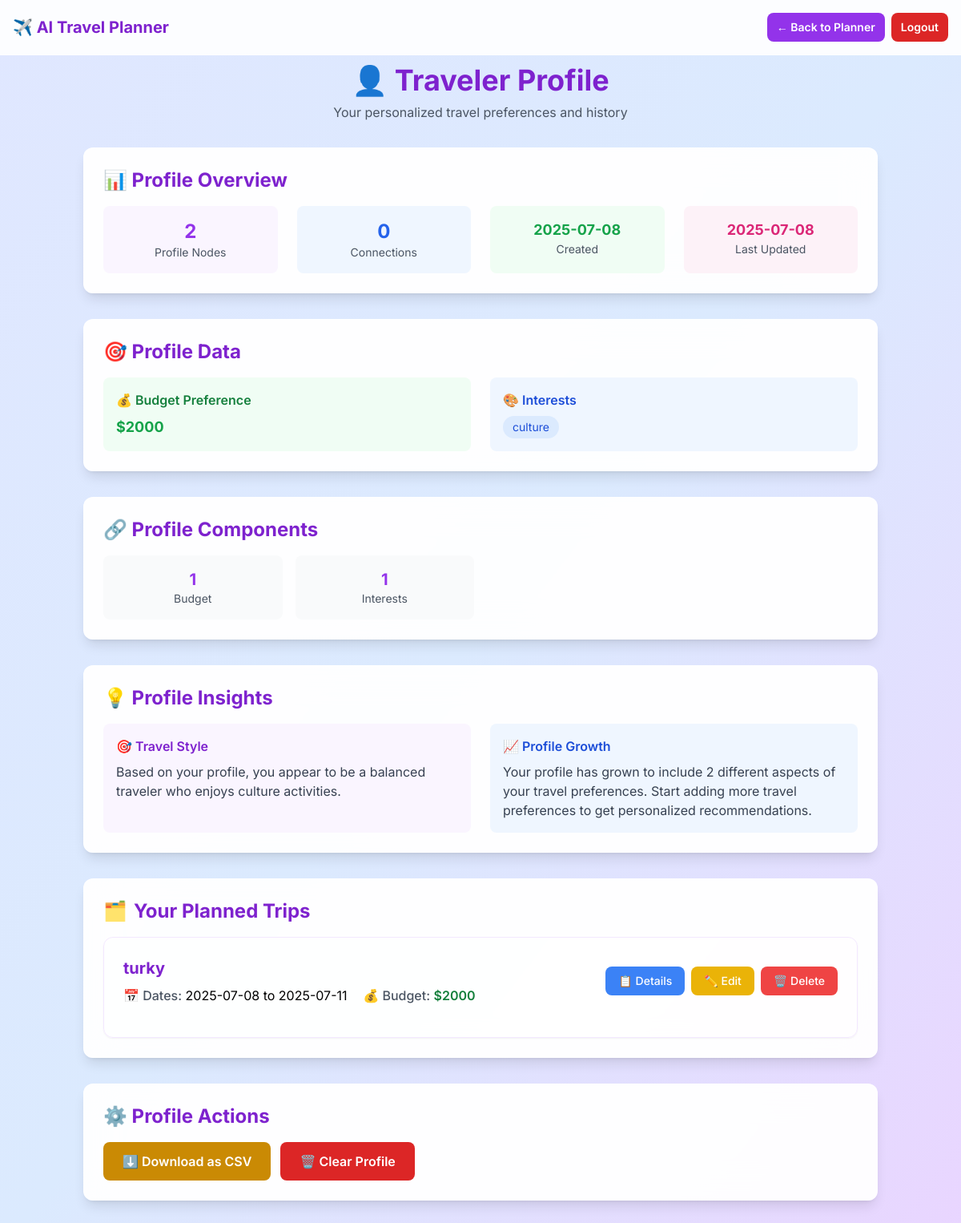
The page /profile (signed in) on the database its author committed.
### traveler_planner.py (models this page shows)
class TravelerProfile(db.Model):
    id = db.Column(db.Integer, primary_key=True)
    user_id = db.Column(db.Integer, db.ForeignKey('user.id'), nullable=False)
    budget = db.Column(db.String(50))
    interests = db.Column(db.String(200))  # Comma-separated
    preferences = db.Column(db.String(200))

class TravelPlan(db.Model):
    id = db.Column(db.Integer, primary_key=True)
    user_id = db.Column(db.Integer, db.ForeignKey('user.id'), nullable=False)
    destination = db.Column(db.String(100))
    departure_city = db.Column(db.String(100))
    checkin_date = db.Column(db.String(20))
    checkout_date = db.Column(db.String(20))
    days = db.Column(db.Integer)
    budget = db.Column(db.String(50))
    preferences = db.Column(db.String(200))
    itinerary = db.Column(db.Text)  # Store as JSON string
    created_at = db.Column(db.DateTime, default=db.func.current_timestamp())

### traveler_planner.py (the view)
@app.route("/profile")
@login_required
def view_profile():
    user_id = session.get('user_id')
    sync_profile_from_database(user_id)
    profile_summary = traveler_profiles.get_profile_summary(str(user_id))
    user_plans = TravelPlan.query.filter_by(user_id=user_id).order_by(TravelPlan.created_at.desc()).all()
    plans_with_details = []
    for plan in user_plans:
        details = {}
        try:
            details = json.loads(plan.itinerary) if plan.itinerary else {}
        except Exception as e:
            print(f"[DEBUG] Error parsing itinerary for plan {plan.id}: {e}")
            details = {}
        print(f"[DEBUG] Plan ID: {plan.id}, Details: {details}")
        plans_with_details.append({'plan': plan, 'details': details})
    return render_template("profile.html", profile_summary=profile_summary, plans_with_details=plans_with_details)

### traveler_planner.py (called while the page is built)
def login_required(f):
    @wraps(f)
    def decorated_function(*args, **kwargs):
        if 'user_id' not in session:
            flash('Please log in to access this page.', 'error')
            return redirect(url_for('login'))
        return f(*args, **kwargs)
    return decorated_function

def sync_profile_from_database(user_id):
    db_profile = TravelerProfile.query.filter_by(user_id=user_id).first()
    if not db_profile:
        return
    if str(user_id) not in traveler_profiles.profiles:
        traveler_profiles.create_profile(str(user_id))
    if db_profile.budget:
        traveler_profiles.update_budget_profile(str(user_id), db_profile.budget)
    if db_profile.interests:
        interests = [interest.strip() for interest in db_profile.interests.split(',') if interest.strip()]
        traveler_profiles.update_interests_profile(str(user_id), interests)

### traveler_profile.py (called while the page is built)
    def update_budget_profile(self, user_id: str, budget_range: str, preferred_currency: str = "USD") -> str:
        budget_data = {
            'budget_range': budget_range,
            'currency': preferred_currency,
            'last_updated': datetime.now().isoformat()
        }
        existing_budget = None
        for node_id, node_info in self.profiles.get(user_id, {}).get('nodes', {}).items():
            if node_info['type'] == 'budget':
                existing_budget = node_id
                break
        if existing_budget:
            self.profiles[user_id]['nodes'][existing_budget]['data'].update(budget_data)
            return existing_budget
        else:
            return self.add_node(user_id, 'budget', budget_data)

    def update_interests_profile(self, user_id: str, interests: List[str]) -> str:
        interests_data = {
            'interests': interests,
            'count': len(interests),
            'last_updated': datetime.now().isoformat()
        }
        existing_interests = None
        for node_id, node_info in self.profiles.get(user_id, {}).get('nodes', {}).items():
            if node_info['type'] == 'interests':
                existing_interests = node_id
                break
        if existing_interests:
            self.profiles[user_id]['nodes'][existing_interests]['data'].update(interests_data)
            return existing_interests
        else:
            return self.add_node(user_id, 'interests', interests_data)

### templates/profile.html (shortened to what this page needs)
<!DOCTYPE html>
<html lang="en">
<head>
  <script src="https://cdn.tailwindcss.com"></script>
</head>
<body class="bg-gradient-to-br from-indigo-100 via-blue-100 to-purple-200 font-[Inter] min-h-screen">
  <div class="fixed top-0 left-0 right-0 z-30 p-2 sm:p-4 flex flex-wrap items-center justify-between gap-1 sm:gap-2 bg-white/90 backdrop-blur-sm border-b border-white/20">
    <div class="flex items-center gap-1 sm:gap-2">
      <h1 class="text-base sm:text-lg md:text-xl font-bold text-purple-700">✈️ AI Travel Planner</h1>
    </div>
    <div class="flex items-center gap-1 sm:gap-2">
      <a href="/" class="px-2 sm:px-3 py-1.5 sm:py-2 bg-purple-600 hover:bg-purple-700 text-white rounded-lg font-semibold text-xs sm:text-sm">← Back to Planner</a>
      <a href="/logout" class="px-2 sm:px-3 py-1.5 sm:py-2 bg-red-600 hover:bg-red-700 text-white rounded-lg font-semibold text-xs sm:text-sm">Logout</a>
    </div>
  </div>
  <div class="container mx-auto px-2 sm:px-4 py-4 sm:py-8 pt-16 sm:pt-20">
    <div class="text-center mb-4 sm:mb-6 md:mb-8">
      <h1 class="text-2xl sm:text-3xl md:text-4xl font-bold text-purple-700 mb-2">
        👤 Traveler Profile
      </h1>
      <p class="text-gray-600 text-xs sm:text-sm md:text-base">Your personalized travel preferences and history</p>
    </div>
    {% if profile_summary %}
    <div class="glass-effect rounded-lg sm:rounded-xl shadow-lg p-3 sm:p-4 md:p-6 mb-4 sm:mb-6 md:mb-8">
      <h2 class="text-lg sm:text-xl md:text-2xl font-bold text-purple-700 mb-2 sm:mb-3 md:mb-4">📊 Profile Overview</h2>
      <div class="grid grid-cols-2 md:grid-cols-4 gap-2 sm:gap-3 md:gap-6">
        <div class="text-center p-2 sm:p-3 md:p-4 bg-purple-50 rounded-lg">
          <div class="text-lg sm:text-xl md:text-2xl font-bold text-purple-600">{{ profile_summary.node_count }}</div>
          <div class="text-xs sm:text-sm text-gray-600">Profile Nodes</div>
        </div>
        <div class="text-center p-2 sm:p-3 md:p-4 bg-blue-50 rounded-lg">
          <div class="text-lg sm:text-xl md:text-2xl font-bold text-blue-600">{{ profile_summary.edge_count }}</div>
          <div class="text-xs sm:text-sm text-gray-600">Connections</div>
        </div>
        <div class="text-center p-2 sm:p-3 md:p-4 bg-green-50 rounded-lg">
          <div class="text-xs sm:text-sm md:text-lg font-bold text-green-600">{{ profile_summary.created_at[:10] }}</div>
          <div class="text-xs sm:text-sm text-gray-600">Created</div>
        </div>
        <div class="text-center p-2 sm:p-3 md:p-4 bg-pink-50 rounded-lg">
          <div class="text-xs sm:text-sm md:text-lg font-bold text-pink-600">{{ profile_summary.last_updated[:10] }}</div>
          <div class="text-xs sm:text-sm text-gray-600">Last Updated</div>
        </div>
      </div>
    </div>
    <div class="glass-effect rounded-lg sm:rounded-xl shadow-lg p-3 sm:p-4 md:p-6 mb-4 sm:mb-6 md:mb-8">
      <h2 class="text-lg sm:text-xl md:text-2xl font-bold text-purple-700 mb-2 sm:mb-3 md:mb-4">🎯 Profile Data</h2>
      <div class="grid grid-cols-1 md:grid-cols-2 gap-3 sm:gap-4 md:gap-6">
        {% if profile_summary.profile_data.budget %}
        <div class="p-2 sm:p-3 md:p-4 bg-green-50 rounded-lg">
          <h3 class="font-semibold text-green-700 mb-1 sm:mb-2 text-xs sm:text-sm md:text-base">💰 Budget Preference</h3>
          <p class="text-sm sm:text-base md:text-lg font-bold text-green-600">{{ profile_summary.profile_data.budget }}</p>
        </div>
        {% endif %}
        {% if profile_summary.profile_data.interests %}
        <div class="p-2 sm:p-3 md:p-4 bg-blue-50 rounded-lg">
          <h3 class="font-semibold text-blue-700 mb-1 sm:mb-2 text-xs sm:text-sm md:text-base">🎨 Interests</h3>
          <div class="flex flex-wrap gap-1 sm:gap-2">
            {% for interest in profile_summary.profile_data.interests %}
            <span class="px-1 sm:px-2 md:px-3 py-1 bg-blue-100 text-blue-700 rounded-full text-xs sm:text-sm">{{ interest }}</span>
            {% endfor %}
          </div>
        </div>
        {% endif %}
      </div>
    </div>
    <div class="glass-effect rounded-lg sm:rounded-xl shadow-lg p-3 sm:p-4 md:p-6 mb-4 sm:mb-6 md:mb-8">
      <h2 class="text-lg sm:text-xl md:text-2xl font-bold text-purple-700 mb-2 sm:mb-3 md:mb-4">🔗 Profile Components</h2>
      <div class="grid grid-cols-2 md:grid-cols-4 gap-2 sm:gap-3 md:gap-4">
        {% for node_type, count in profile_summary.node_types.items() %}
        <div class="text-center p-2 sm:p-3 md:p-4 bg-gray-50 rounded-lg">
          <div class="text-sm sm:text-lg md:text-xl font-bold text-purple-600">{{ count }}</div>
          <div class="text-xs sm:text-sm text-gray-600 capitalize">{{ node_type.replace('_', ' ') }}</div>
        </div>
        {% endfor %}
      </div>
    </div>
    <div class="glass-effect rounded-lg sm:rounded-xl shadow-lg p-3 sm:p-4 md:p-6 mb-4 sm:mb-6 md:mb-8">
      <h2 class="text-lg sm:text-xl md:text-2xl font-bold text-purple-700 mb-2 sm:mb-3 md:mb-4">💡 Profile Insights</h2>
      <div class="grid grid-cols-1 md:grid-cols-2 gap-3 sm:gap-4 md:gap-6">
        <div class="p-2 sm:p-3 md:p-4 bg-purple-50 rounded-lg">
          <h3 class="font-semibold text-purple-700 mb-1 sm:mb-2 text-xs sm:text-sm md:text-base">🎯 Travel Style</h3>
          <p class="text-gray-700 text-xs sm:text-sm md:text-base">
            Based on your profile, you appear to be a
            {% if profile_summary.profile_data.budget and '1000' in profile_summary.profile_data.budget %}
              budget-conscious traveler
            {% elif profile_summary.profile_data.budget and '5000' in profile_summary.profile_data.budget %}
              luxury traveler
            {% else %}
              balanced traveler
            {% endif %}
            {% if profile_summary.profile_data.interests %}
              who enjoys {{ profile_summary.profile_data.interests[0]|lower }} activities.
            {% else %}
              with diverse interests.
            {% endif %}
          </p>
        </div>
        <div class="p-2 sm:p-3 md:p-4 bg-blue-50 rounded-lg">
          <h3 class="font-semibold text-blue-700 mb-1 sm:mb-2 text-xs sm:text-sm md:text-base">📈 Profile Growth</h3>
          <p class="text-gray-700 text-xs sm:text-sm md:text-base">
            Your profile has grown to include {{ profile_summary.node_count }} different aspects of your travel preferences.
            {% if profile_summary.node_count > 5 %}
              This comprehensive profile helps us provide highly personalized recommendations!
            {% elif profile_summary.node_count > 2 %}
              Keep adding more preferences to get even better recommendations.
            {% else %}
              Start adding more travel preferences to get personalized recommendations.
            {% endif %}
          </p>
        </div>
      </div>
    </div>
    {% if plans_with_details and plans_with_details|length > 0 %}
      <div class="glass-effect rounded-lg sm:rounded-xl shadow-lg p-3 sm:p-4 md:p-6 mb-4 sm:mb-6 md:mb-8">
        <h2 class="text-lg sm:text-xl md:text-2xl font-bold text-purple-700 mb-2 sm:mb-3 md:mb-4 flex items-center">
          <span class="mr-2">🗂️</span> Your Planned Trips
        </h2>
        <div class="space-y-3 sm:space-y-4 md:space-y-6">
          {% for item in plans_with_details %}
            <div class="bg-white/50 rounded-lg sm:rounded-xl p-3 sm:p-4 md:p-6 shadow-sm border border-purple-100">
              <div class="flex flex-col sm:flex-row sm:items-center sm:justify-between gap-2 sm:gap-3 mb-3 sm:mb-4">
                <div class="flex-1">
                  <h3 class="text-base sm:text-lg md:text-xl font-bold text-purple-700 mb-1 sm:mb-2">{{ item.plan.destination }}</h3>
                  <div class="grid grid-cols-1 sm:grid-cols-2 gap-1 sm:gap-2 text-xs sm:text-sm md:text-base">
                    <div><span class="font-medium text-gray-600">📅 Dates:</span> {{ item.plan.checkin_date }} to {{ item.plan.checkout_date }}</div>
                    <div><span class="font-medium text-gray-600">💰 Budget:</span> <span class="text-green-700 font-semibold">{{ item.plan.budget }}</span></div>
                  </div>
                </div>
                <div class="flex flex-wrap gap-1 sm:gap-2">
                  <button type="button" onclick="toggleDetails({{ loop.index0 }})" class="px-2 sm:px-3 md:px-4 py-1.5 sm:py-2 bg-blue-500 hover:bg-blue-600 text-white rounded-lg text-xs sm:text-sm font-medium transition-colors min-h-[32px] touch-manipulation">
                    📋 Details
                  </button>
                  <a href="/plan/{{ item.plan.id }}/edit" class="px-2 sm:px-3 md:px-4 py-1.5 sm:py-2 bg-yellow-500 hover:bg-yellow-600 text-white rounded-lg text-xs sm:text-sm font-medium transition-colors min-h-[32px] touch-manipulation">
                    ✏️ Edit
                  </a>
                  <form action="/plan/{{ item.plan.id }}/delete" method="POST" style="display:inline;" onsubmit="return confirm('Are you sure you want to delete this plan?');">
                    <button type="submit" class="px-2 sm:px-3 md:px-4 py-1.5 sm:py-2 bg-red-500 hover:bg-red-600 text-white rounded-lg text-xs sm:text-sm font-medium transition-colors cursor-pointer min-h-[32px] touch-manipulation">
                      🗑️ Delete
                    </button>
                  </form>
                </div>
              </div>
            </div>
          {% endfor %}
        </div>
      </div>
    {% endif %}
    <div class="glass-effect rounded-lg sm:rounded-xl shadow-lg p-3 sm:p-4 md:p-6 mb-4 sm:mb-6 md:mb-8">
      <h2 class="text-lg sm:text-xl md:text-2xl font-bold text-purple-700 mb-2 sm:mb-3 md:mb-4">⚙️ Profile Actions</h2>
      <div class="flex flex-wrap gap-2 sm:gap-3">
        <a href="/download_profile_csv" class="px-3 sm:px-4 md:px-6 py-2 md:py-3 bg-yellow-600 hover:bg-yellow-700 text-white font-semibold rounded-lg text-xs sm:text-sm md:text-base transition-colors min-h-[32px] touch-manipulation">
          ⬇️ Download as CSV
        </a>
        <button onclick="clearProfile()" class="px-3 sm:px-4 md:px-6 py-2 md:py-3 bg-red-600 hover:bg-red-700 text-white font-semibold rounded-lg text-xs sm:text-sm md:text-base transition-colors min-h-[32px] touch-manipulation">
          🗑️ Clear Profile
        </button>
      </div>
    </div>
    {% endif %}
  </div>
</body>
</html>

### templates/profile.html (style rules this page uses)
.glass-effect { background: rgba(255, 255, 255, 0.95); backdrop-filter: blur(20px); border: 1px solid rgba(255, 255, 255, 0.2); }

### rows shown on the page
TravelerProfile: profile_data.budget "$2000", interests "culture", profile_data "culture"
TravelPlan: plan.destination "turky", plan.checkin_date "2025-07-08", plan.checkout_date "2025-07-11", plan.budget "$2000"

### other values the page prints
{{ profile_summary.node_count }} "2"
{{ profile_summary.edge_count }} "0"
{{ profile_summary.created_at[:10] }} "2025-07-08"
{{ profile_summary.last_updated[:10] }} "2025-07-08"
{{ count }} "1" "1"
{{ node_type.replace('_', ' ') }} "Budget" "Interests"
